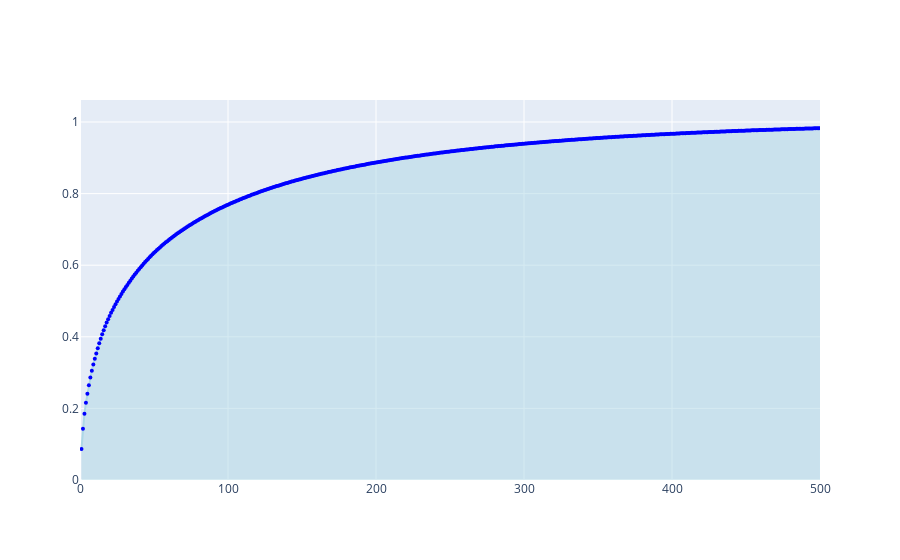

The code cell stored with this chart in its notebook:
### Code cell
fig = go.Figure()
fig.add_trace(go.Scatter(
    x=list(range(1, len(pca.explained_variance_ratio_) + 1)),
    y=exp_var_cumul,
    mode='lines+markers',
    name='Explained Variance Ratio',
    marker=dict(size=4, color='blue'),
    line=dict(width=2, color='lightblue'),
    fill='tozeroy',
))

fig.update_xaxes(range=[0,500])

### Figure 1 — Plotly figure (JSON) as saved in the notebook; plotly's stock layout.template omitted (floating-point values rounded to 4 significant figures; data arrays with more than 128 entries replaced by an {"elided": "..."} marker saying what was removed)
{"data": [{"fill": "tozeroy", "line": {"color": "lightblue", "width": 2}, "marker": {"color": "blue", "size": 4}, "mode": "lines+markers", "name": "Explained Variance Ratio", "type": "scatter", "x": {"elided": "956 int values"}, "y": {"elided": "956 float values"}}], "layout": {"xaxis": {"range": [0, 500]}}}
